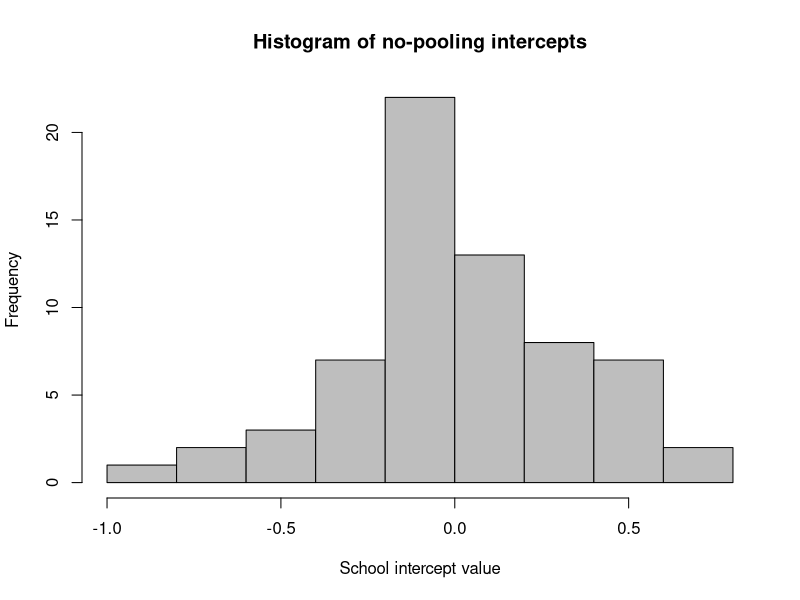
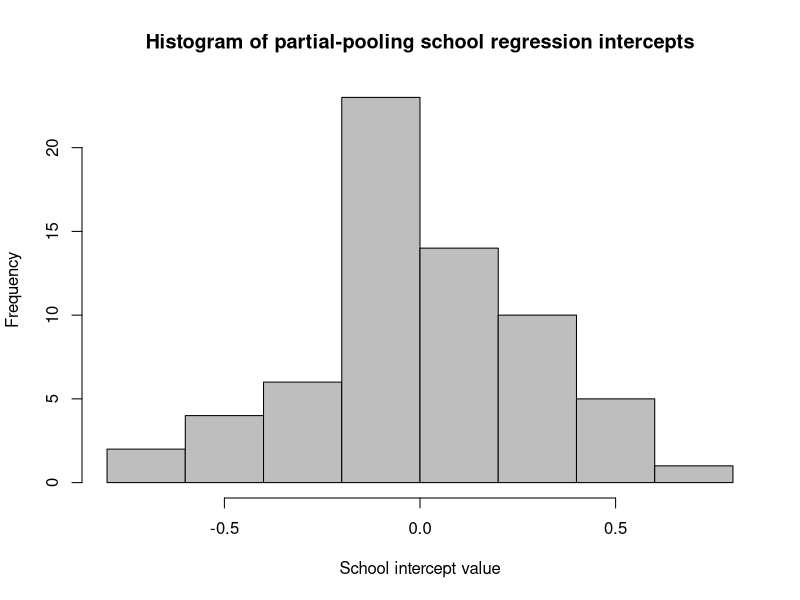
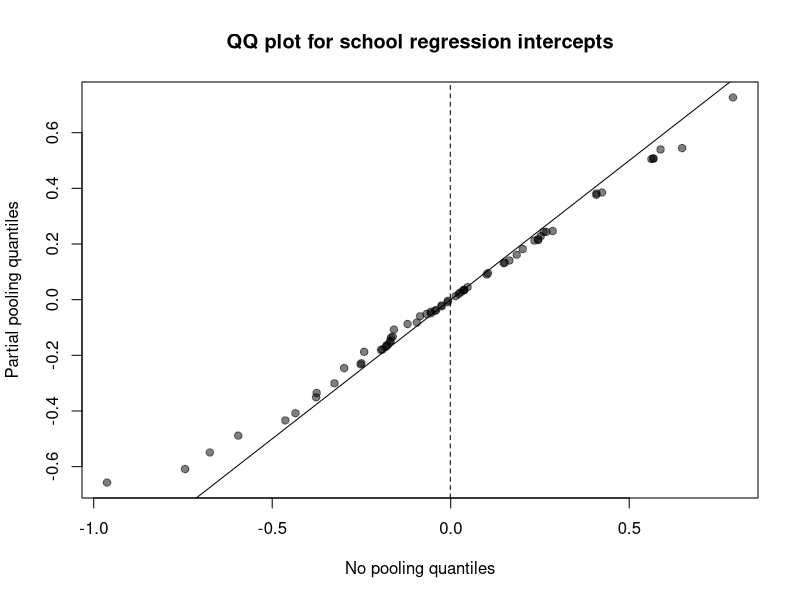

Write the R code that produced these figures, in order.
# Author: Patrick Sheehan
# Purpose: Extension of Goldstein et al. (1993)     
# Input: None
# Output(s): complete/partial/no pool regressions with standardized LRT scores

# Some code adapted from lecture notes (section 5)
require(mlmRev) # Require data package
require(arm) # mixed effects regression
data("Exam", package = "mlmRev") # Get the data

# First, complete pooling
complete.pooling.LRT <- lm(normexam ~ 1 + standLRT, data=Exam)
complete.pooling.LRT.intercept <- coef(complete.pooling.LRT)[1]

# Next, no pooling
no.pooling.LRT <- lm(normexam ~ standLRT + factor(school) - 1, data=Exam)
pdf("no_pooling_LRT.pdf")
hist(coef(no.pooling.LRT)[-1],
     breaks="FD",
     main="Histogram of no-pooling intercepts",
     xlab="School intercept value",
     col="gray")
dev.off()

# Finally, partial pooling
partial.pooling.LRT <- lmer(normexam ~ 1 + standLRT + (1|school), data=Exam)
pdf("partial_pooling_LRT.pdf")
hist(as.matrix(coef(partial.pooling.LRT)$school[,1]),
     breaks="FD",
     main="Histogram of partial-pooling school regression intercepts",
     xlab="School intercept value",
     col="gray")
dev.off()

# Compare partial pooling and no pooling distributions
pdf("comparison_LRT.pdf")
qqplot(coef(no.pooling.LRT)[-1], as.matrix(coef(partial.pooling.LRT)$school[,1]),
       main="QQ plot for school regression intercepts",
       xlab="No pooling quantiles",
       ylab="Partial pooling quantiles",
       pch=19,
       col=rgb(0,0,0,.5))
abline(0,1)
abline(v=complete.pooling.LRT.intercept, lty=2)
dev.off()

print(coef(complete.pooling.LRT)["standLRT"])
print(coef(no.pooling.LRT)["standLRT"]) 
print(fixef(partial.pooling.LRT)["standLRT"]) 
